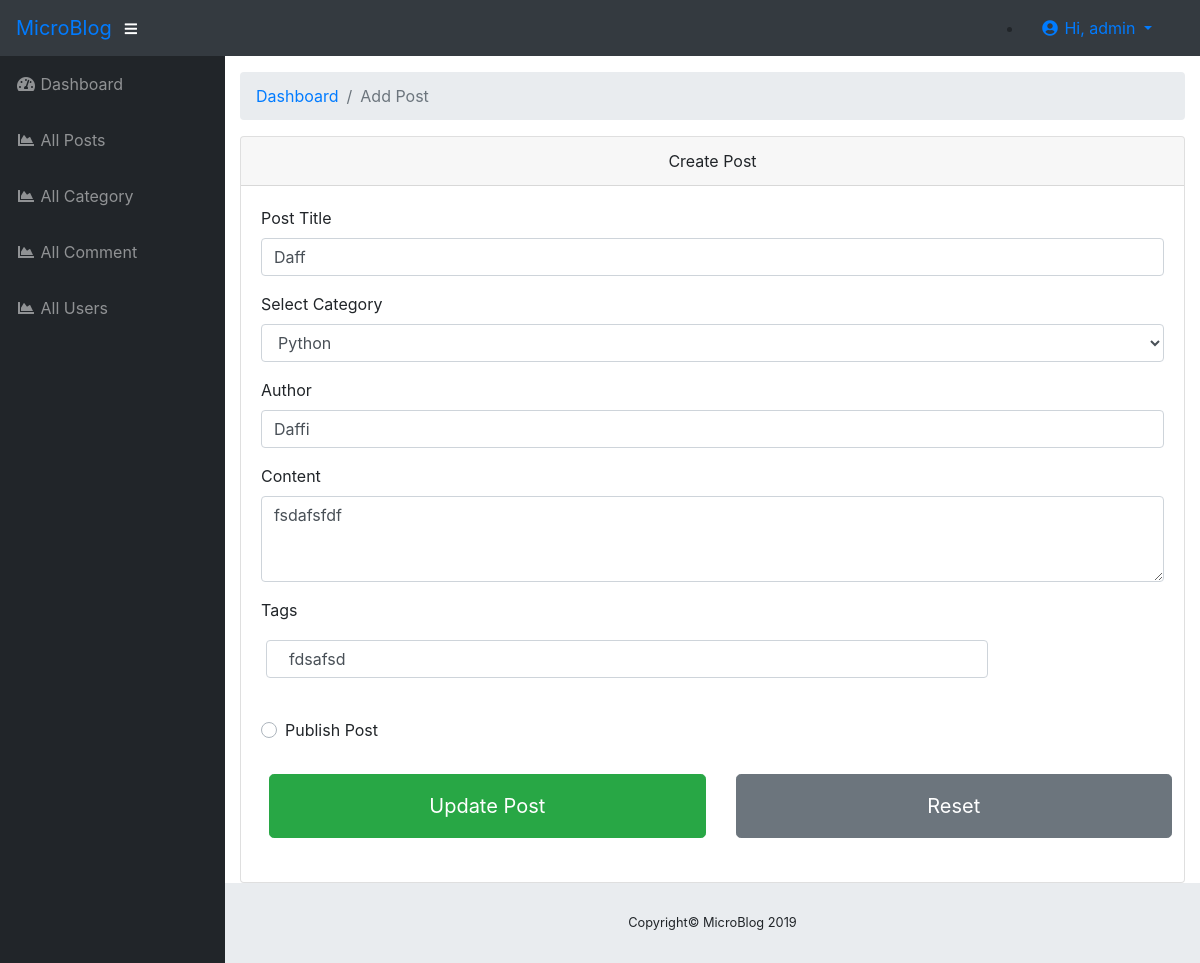
The page /admin/editPost.php?id=2 (signed in) on the database its author committed.
### tables this page shows
CREATE TABLE `tbl_posts` (
  `post_id` int(3) NOT NULL,
  `post_category_id` tinyint(4) NOT NULL,
  `post_title` varchar(255) NOT NULL,
  `post_author` varchar(55) NOT NULL,
  `post_date` varchar(70) NOT NULL,
  `post_image` text NOT NULL,
  `post_content` text NOT NULL,
  `post_tags` text NOT NULL,
  `post_comment_count` int(3) NOT NULL,
  `post_status` tinyint(2) NOT NULL DEFAULT '0',
  `post_views_count` int(6) NOT NULL DEFAULT '0'
);

CREATE TABLE `tbl_category` (
  `cat_id` int(11) NOT NULL,
  `cat_name` varchar(100) NOT NULL,
  `cat_description` varchar(255) NOT NULL,
  `cat_status` int(2) NOT NULL DEFAULT '0',
  `created_at` timestamp NOT NULL DEFAULT CURRENT_TIMESTAMP
);

### admin/func/function.php (called while the page is built, shortened)
<?php
include "../db/conn.php";
function showCatNameById($id){
    global $db;
    $sql = "SELECT `cat_name` FROM `tbl_category` WHERE `cat_id` = $id";
    $result = $db->query($sql);
    if($result->num_rows > 0){
        while($row = $result->fetch_assoc()){
            return $row['cat_name'];
        }
    }  else {
            return "Not Found!";
        }
}
function showCat(){
    global $db;
    $sql = "SELECT `cat_id`,`cat_name` FROM `tbl_category`";
    $result = $db->query($sql);
    while ($row = $result->fetch_assoc()) {
        echo "<option value='{$row['cat_id']}'>{$row['cat_name']}</option>";
    }
}
?>

### admin/editPost.php (the view, shortened to what this page needs)
<?php include "inc/header.php"; ?>
<div id="wrapper">
    <?php include "inc/sidebar.php"; ?>
    <div id="content-wrapper">
        <div class="container-fluid">
            <ol class="breadcrumb">
                <li class="breadcrumb-item">
                    <a href="index.php">Dashboard</a>
                </li>
                <li class="breadcrumb-item active">Add Post</li>
            </ol>
            <div class="card">
                <div class="card-header text-center">
                    Create Post
                </div>
                <div class="card-body">
                    <?php
                    if (isset($_GET['id']) && is_numeric($_GET['id'])) {
                        $id = $_GET['id'];
                        $sql = "SELECT * FROM `tbl_posts` WHERE `post_id` = $id";
                        $result = $db->query($sql) or die($db->error);;
                        $row = $result->fetch_assoc();
                        ?>
                        <form action="sReq/editPost.php" method="post" enctype="multipart/form-data" id="editPost">
                            <div class="form-group">
                                <label for="postTitle">Post Title</label>
                                <input type="text" name="post_title" value="<?php echo $row['post_title']; ?>" class="form-control" id="postTitle" placeholder="Post Title">
                            </div>
                            <div class="form-group">
                                <label for="post_category">Select Category</label>
                                <select class="form-control" name="post_category_id" id="post_category">
                                    <option value="<?php echo $row['post_category_id']; ?>"><?php echo showCatNameById($row['post_category_id']); ?></option>
                                    <?php showCat(); ?>
                                </select>
                            </div>
                            <div class="form-group">
                                <label for="postAuthor">Author</label>
                                <input type="text" name="post_author" value="<?php echo $row['post_author']; ?>" class="form-control" id="postAuthor">
                            </div>
                            <div class="form-group">
                                <label for="postContent">Content</label>
                                <textarea class="form-control" name="post_content" id="postContent" rows="3"><?php echo $row['post_content']; ?></textarea>
                            </div>
                            <div class="form-group">
                                <label for="postTags">Tags</label>
                                <input type="text" name="post_tags" class="form-control" style="width: 80%; padding: 15px 22px; margin: 10px 5px; box-sizing: border-box;" id="postTags" value="<?php echo $row['post_tags']; ?>" data-role="tagsinput">
                            </div>
                            <div class="custom-control custom-radio custom-control-inline p-2 m-3">
                                <label class="custom-control-label" for="postStatus">Publish Post</label>
                            </div>
                            <div class="form-group row">
                                <div class="col-sm-6">
                                    <button type="submit" name="editPost" class="btn btn-success btn-block btn-lg text-center p-3 m-2">Update Post</button>
                                </div>
                                <div class="col-sm-6">
                                    <button type="reset" class="btn btn-secondary btn-block btn-lg text-center p-3 m-2">Reset</button>
                                </div>
                            </div>
                        </form>
                    <?php } else {
                        header("Location: allPost.php");
                    } ?>
                </div>
            </div>
        </div>
        <?php include "inc/footer.php"; ?>

### rows shown on the page
tbl_posts: post_title "Daff", post_category_id "Python", post_author "Daffi", post_content "fsdafsfdf", post_tags "fdsafsd"

### other values the page prints
$_SESSION['username'] "admin"
